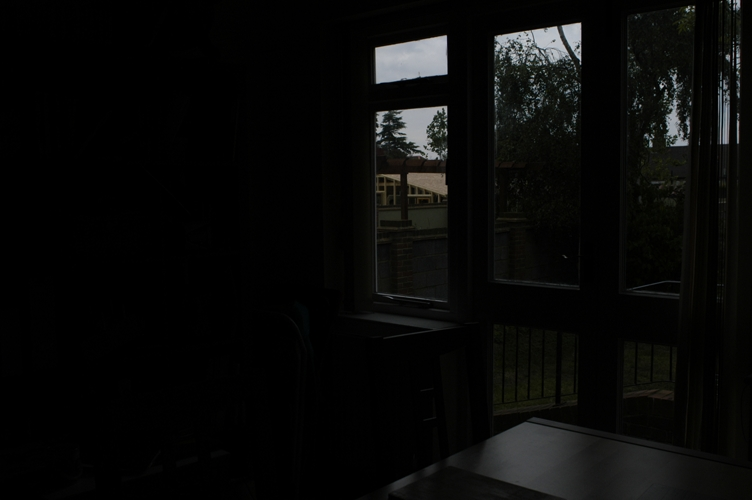
#> input picture data/case5/A.jpg, 752 x 500 px
$ python -i cv2_process.py   (imports and definitions only)
#> lines starting #> are read from the running program, lines starting #| are printed output that depends on the picture
import cv2
import numpy as np


def downsample(I):
    return cv2.resize(I, dsize=(0, 0), fx=0.5, fy=0.5)


def upsample(I):
    return cv2.resize(I, dsize=(0, 0), fx=2, fy=2)


def rgb2gray(I):
    img_gray = cv2.cvtColor(I, cv2.COLOR_BGR2GRAY)
    return img_gray / 255


def imfilter(I, h):
    return cv2.filter2D(I, -1, h)


def contrast_clahe(I):
    b, g, r = cv2.split(I)
    clahe = cv2.createCLAHE(clipLimit=1.0, tileGridSize=(8, 8))
    b = clahe.apply(b)
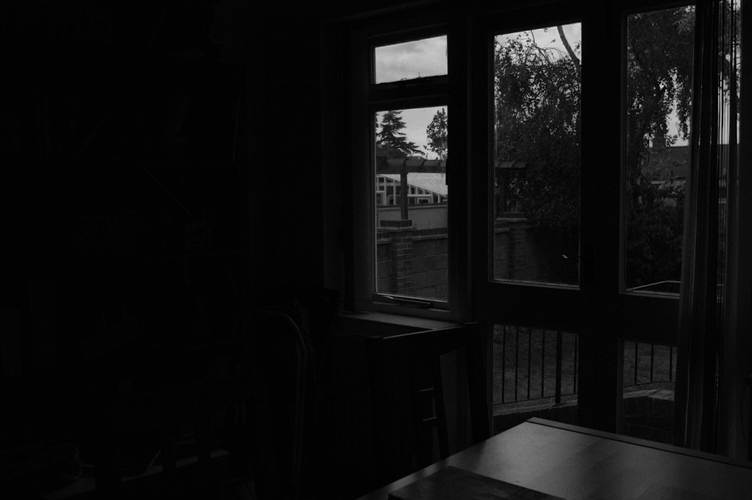
#> b: shape (500, 752); min 2, max 219, mean 15.2
    g = clahe.apply(g)
    r = clahe.apply(r)
    image = cv2.merge([b, g, r])
    return image


def sharper(I):
    kernel = np.array([[1, 2, 1], [2, 4, 2], [1, 2, 1]], np.float32) / 16
    dst = cv2.filter2D(I, -1, kernel=kernel)
    res = I - dst
    I = I + 0.5 * res
    return I

>>> import cv2
>>> picture = cv2.cvtColor(cv2.imread('data/case5/A.jpg'), cv2.COLOR_BGR2RGB)
>>> result = contrast_clahe(picture)

$ run again, on data/case5/B.jpg
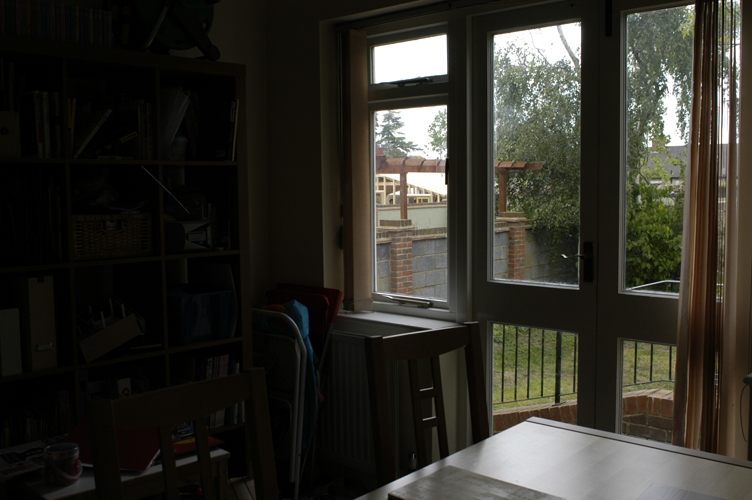
#> input picture data/case5/B.jpg, 752 x 500 px
#> in contrast_clahe, `r = clahe.apply(r)`:
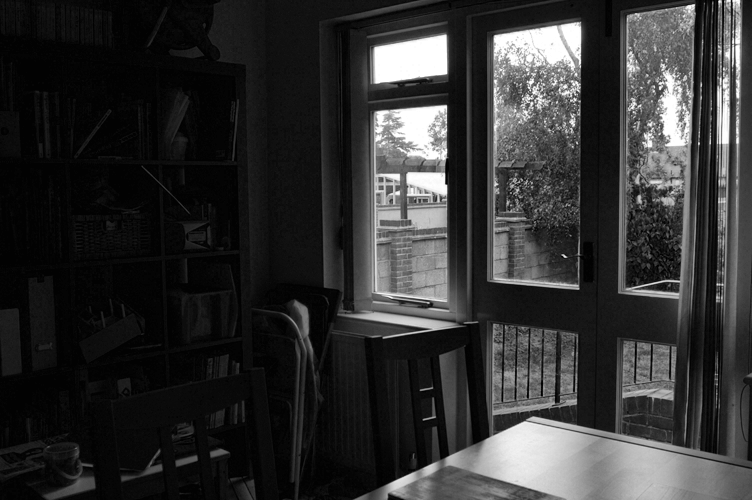
#> r: shape (500, 752); min 1, max 255, mean 49
#> in contrast_clahe, `image = cv2.merge([b, g, r])`:
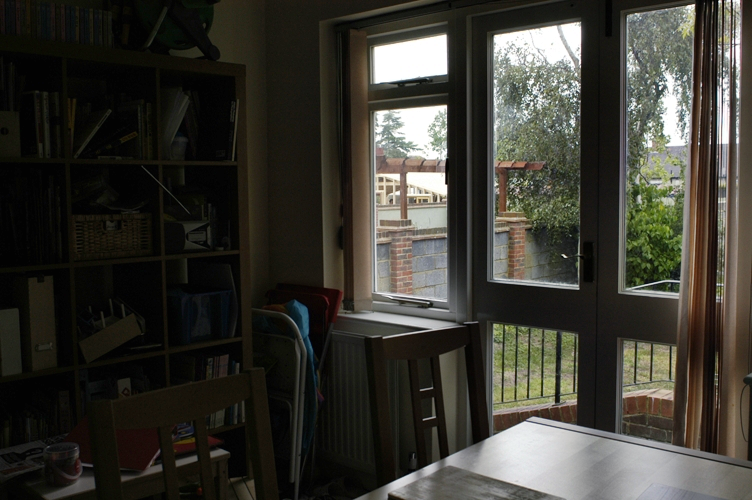
#> image: shape (500, 752, 3); mean R, G, B 57.9, 56.3, 49
